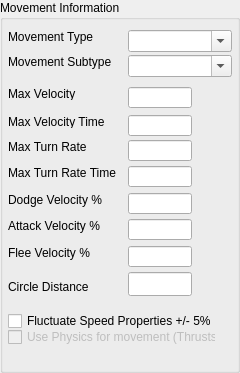
    <widget class="QGroupBox" name="IDC_STATIC_5">
      <property name="geometry">
        <rect>
          <x>232</x>
          <y>8</y>
          <width>240</width>
          <height>373</height>
        </rect>
      </property>
      <property name="title">
        <string>Movement Information</string>
      </property>
      <property name="visible">
        <bool>true</bool>
      </property>
      <property name="enabled">
        <bool>true</bool>
      </property>
      <property name="flat">
        <bool>false</bool>
      </property>
      <widget class="QLabel" name="IDC_STATIC_6">
        <property name="geometry">
          <rect>
            <x>8</x>
            <y>30</y>
            <width>88</width>
            <height>16</height>
          </rect>
        </property>
        <property name="text">
          <string>Movement Type</string>
        </property>
        <property name="visible">
          <bool>true</bool>
        </property>
        <property name="enabled">
          <bool>true</bool>
        </property>
        <property name="alignment">
          <set>Qt::AlignLeft</set>
        </property>
      </widget>
      <widget class="QComboBox" name="IDC_AI_MOVEMENT_TYPE_COMBO">
        <property name="maxVisibleItems">
          <number>4</number>
        </property>
        <property name="geometry">
          <rect>
            <x>128</x>
            <y>30</y>
            <width>104</width>
            <height>22</height>
          </rect>
        </property>
        <property name="visible">
          <bool>true</bool>
        </property>
        <property name="enabled">
          <bool>true</bool>
        </property>
        <property name="editable">
          <bool>true</bool>
        </property>
      </widget>
      <widget class="QLabel" name="IDC_STATIC_7">
        <property name="geometry">
          <rect>
            <x>8</x>
            <y>55</y>
            <width>112</width>
            <height>16</height>
          </rect>
        </property>
        <property name="text">
          <string>Movement Subtype</string>
        </property>
        <property name="visible">
          <bool>true</bool>
        </property>
        <property name="enabled">
          <bool>true</bool>
        </property>
        <property name="alignment">
          <set>Qt::AlignLeft</set>
        </property>
      </widget>
      <widget class="QComboBox" name="IDC_AI_MOVEMENT_SUBTYPE_COMBO">
        <property name="maxVisibleItems">
          <number>5</number>
        </property>
        <property name="geometry">
          <rect>
            <x>128</x>
            <y>55</y>
            <width>104</width>
            <height>22</height>
          </rect>
        </property>
        <property name="visible">
          <bool>true</bool>
        </property>
        <property name="enabled">
          <bool>true</bool>
        </property>
        <property name="editable">
          <bool>true</bool>
        </property>
      </widget>
      <widget class="QLabel" name="IDC_STATIC_8">
        <property name="geometry">
          <rect>
            <x>8</x>
            <y>87</y>
            <width>80</width>
            <height>13</height>
          </rect>
        </property>
        <property name="text">
          <string>Max Velocity</string>
        </property>
        <property name="visible">
          <bool>true</bool>
        </property>
        <property name="enabled">
          <bool>true</bool>
        </property>
        <property name="alignment">
          <set>Qt::AlignLeft</set>
        </property>
      </widget>
      <widget class="QLineEdit" name="IDC_AI_MAX_VELOCITY_EDIT">
        <property name="geometry">
          <rect>
            <x>128</x>
            <y>87</y>
            <width>64</width>
            <height>21</height>
          </rect>
        </property>
        <property name="visible">
          <bool>true</bool>
        </property>
        <property name="enabled">
          <bool>true</bool>
        </property>
      </widget>
      <widget class="QLabel" name="IDC_STATIC_9">
        <property name="geometry">
          <rect>
            <x>8</x>
            <y>115</y>
            <width>104</width>
            <height>13</height>
          </rect>
        </property>
        <property name="text">
          <string>Max Velocity Time</string>
        </property>
        <property name="visible">
          <bool>true</bool>
        </property>
        <property name="enabled">
          <bool>true</bool>
        </property>
        <property name="alignment">
          <set>Qt::AlignLeft</set>
        </property>
      </widget>
      <widget class="QLineEdit" name="IDC_AI_MAX_VEL_TIME_EDIT">
        <property name="geometry">
          <rect>
            <x>128</x>
            <y>115</y>
            <width>64</width>
            <height>21</height>
          </rect>
        </property>
        <property name="visible">
          <bool>true</bool>
        </property>
        <property name="enabled">
          <bool>true</bool>
        </property>
      </widget>
      <widget class="QLabel" name="IDC_STATIC_10">
        <property name="geometry">
          <rect>
            <x>8</x>
            <y>140</y>
            <width>80</width>
            <height>13</height>
          </rect>
        </property>
        <property name="text">
          <string>Max Turn Rate</string>
        </property>
        <property name="visible">
          <bool>true</bool>
        </property>
        <property name="enabled">
          <bool>true</bool>
        </property>
        <property name="alignment">
          <set>Qt::AlignLeft</set>
        </property>
      </widget>
      <widget class="QLineEdit" name="IDC_AI_MAX_TURN_RATE_EDIT">
        <property name="geometry">
          <rect>
            <x>128</x>
            <y>140</y>
            <width>64</width>
            <height>21</height>
          </rect>
        </property>
        <property name="visible">
          <bool>true</bool>
        </property>
        <property name="enabled">
          <bool>true</bool>
        </property>
      </widget>
      <widget class="QLabel" name="IDC_STATIC_11">
        <property name="geometry">
          <rect>
            <x>8</x>
            <y>166</y>
            <width>120</width>
            <height>13</height>
          </rect>
        </property>
        <property name="text">
          <string>Max Turn Rate Time</string>
        </property>
        <property name="visible">
          <bool>true</bool>
        </property>
        <property name="enabled">
          <bool>true</bool>
        </property>
        <property name="alignment">
          <set>Qt::AlignLeft</set>
        </property>
      </widget>
      <widget class="QLineEdit" name="IDC_AI_MAX_TURN_RATE_TIME_EDIT">
        <property name="geometry">
          <rect>
            <x>128</x>
            <y>166</y>
            <width>64</width>
            <height>21</height>
          </rect>
        </property>
        <property name="visible">
          <bool>true</bool>
        </property>
        <property name="enabled">
          <bool>true</bool>
        </property>
      </widget>
      <widget class="QLabel" name="IDC_STATIC_12">
        <property name="geometry">
          <rect>
            <x>8</x>
            <y>193</y>
            <width>104</width>
            <height>16</height>
          </rect>
        </property>
        <property name="text">
          <string>Dodge Velocity %</string>
        </property>
        <property name="visible">
          <bool>true</bool>
        </property>
        <property name="enabled">
          <bool>true</bool>
        </property>
        <property name="alignment">
          <set>Qt::AlignLeft</set>
        </property>
      </widget>
      <widget class="QLineEdit" name="IDC_AI_DODGE_VEL_PER_EDIT">
        <property name="geometry">
          <rect>
            <x>128</x>
            <y>193</y>
            <width>64</width>
            <height>21</height>
          </rect>
        </property>
        <property name="visible">
          <bool>true</bool>
        </property>
        <property name="enabled">
          <bool>true</bool>
        </property>
      </widget>
      <widget class="QLabel" name="IDC_STATIC_13">
        <property name="geometry">
          <rect>
            <x>8</x>
            <y>219</y>
            <width>112</width>
            <height>16</height>
          </rect>
        </property>
        <property name="text">
          <string>Attack Velocity %</string>
        </property>
        <property name="visible">
          <bool>true</bool>
        </property>
        <property name="enabled">
          <bool>true</bool>
        </property>
        <property name="alignment">
          <set>Qt::AlignLeft</set>
        </property>
      </widget>
      <widget class="QLineEdit" name="IDC_AI_ATTACK_VEL_PER_EDIT">
        <property name="geometry">
          <rect>
            <x>128</x>
            <y>219</y>
            <width>64</width>
            <height>21</height>
          </rect>
        </property>
        <property name="visible">
          <bool>true</bool>
        </property>
        <property name="enabled">
          <bool>true</bool>
        </property>
      </widget>
      <widget class="QLabel" name="IDC_STATIC_14">
        <property name="geometry">
          <rect>
            <x>8</x>
            <y>246</y>
            <width>112</width>
            <height>16</height>
          </rect>
        </property>
        <property name="text">
          <string>Flee Velocity %</string>
        </property>
        <property name="visible">
          <bool>true</bool>
        </property>
        <property name="enabled">
          <bool>true</bool>
        </property>
        <property name="alignment">
          <set>Qt::AlignLeft</set>
        </property>
      </widget>
      <widget class="QLineEdit" name="IDC_AI_FLEE_VEL_PER_EDIT">
        <property name="geometry">
          <rect>
            <x>128</x>
            <y>246</y>
            <width>64</width>
            <height>21</height>
          </rect>
        </property>
        <property name="visible">
          <bool>true</bool>
        </property>
        <property name="enabled">
          <bool>true</bool>
        </property>
      </widget>
      <widget class="QLineEdit" name="IDC_AI_CIRCLE_DISTANCE_EDIT">
        <property name="geometry">
          <rect>
            <x>128</x>
            <y>272</y>
            <width>64</width>
            <height>24</height>
          </rect>
        </property>
        <property name="visible">
          <bool>true</bool>
        </property>
        <property name="enabled">
          <bool>true</bool>
        </property>
      </widget>
      <widget class="QLabel" name="IDC_STATIC_15">
        <property name="geometry">
          <rect>
            <x>8</x>
            <y>280</y>
            <width>104</width>
            <height>16</height>
          </rect>
        </property>
        <property name="text">
          <string>Circle Distance</string>
        </property>
        <property name="visible">
          <bool>true</bool>
        </property>
        <property name="enabled">
          <bool>true</bool>
        </property>
        <property name="alignment">
          <set>Qt::AlignLeft</set>
        </property>
      </widget>
      <widget class="QCheckBox" name="IDC_AI_FLUCTUATE_PROPERTIES">
        <property name="geometry">
          <rect>
            <x>8</x>
            <y>313</y>
            <width>216</width>
            <height>16</height>
          </rect>
        </property>
        <property name="text">
          <string>Fluctuate Speed Properties +/- 5%</string>
        </property>
        <property name="visible">
          <bool>true</bool>
        </property>
        <property name="enabled">
          <bool>true</bool>
        </property>
      </widget>
      <widget class="QCheckBox" name="IDC_AI_USES_THRUST_CHECK">
        <property name="geometry">
          <rect>
            <x>8</x>
            <y>329</y>
            <width>208</width>
            <height>16</height>
          </rect>
        </property>
        <property name="text">
          <string>Use Physics for movement (Thrusts)</string>
        </property>
        <property name="visible">
          <bool>true</bool>
        </property>
        <property name="enabled">
          <bool>false</bool>
        </property>
      </widget>
    </widget>
